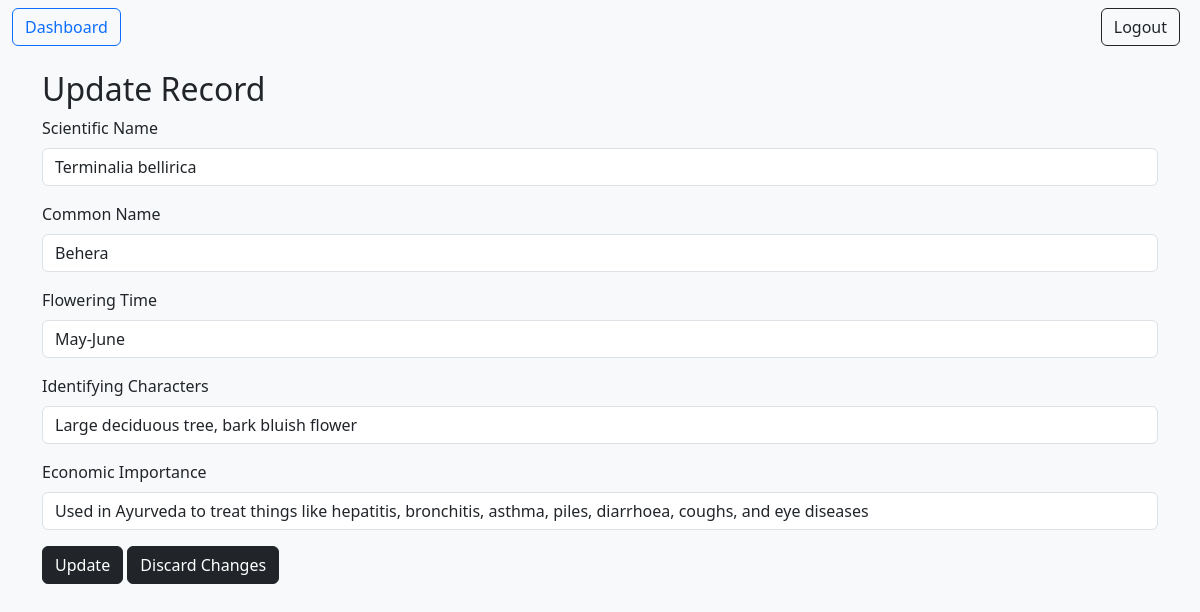
Page /view/update/ed0e7097-b772-4360-b81d-470d0fd4e443 (signed in) on the committed database.
### flask_init/app.py (models this page shows)
class Garden(db.Model):
    uid = db.Column(db.String(180), primary_key=True)
    qr_code = db.Column(db.LargeBinary)
    scientific_name = db.Column(db.String(180), nullable=False)
    common_name = db.Column(db.String(180), nullable=False)
    flowering_time = db.Column(db.String(180), nullable=False)
    identifying_characters = db.Column(db.String(1000), nullable=False)
    economic_importance = db.Column(db.String(1000), nullable=False)
    date_created = db.Column(db.DateTime, default=datetime.datetime.now(pytz.timezone('Asia/Kolkata')))

### flask_init/app.py (the view, shortened to what this page needs)
@app.route('/view/update/<string:uid>', methods=['GET', 'POST'])
def update(uid):
    record = Garden.query.filter_by(uid=uid).first()
    return render_template('update.html', record=record)

### flask_init/app.py (called while the page is built)
@login_manager.user_loader
def load_user(user_id):
    return User.query.get(int(user_id))

### flask_init/templates/update.html (shortened to what this page needs)
<!doctype html>
<html lang="en">
  <head>
    <link rel="stylesheet" href="https://cdn.jsdelivr.net/npm/@docsearch/css@3">
    <link href="https://cdn.jsdelivr.net/npm/bootstrap@5.3.2/dist/css/bootstrap.min.css" rel="stylesheet"
>
  </head>
  <body class="bg-body-tertiary">
    <div >
      <nav class="navbar bg-body-tertiary">
          <div class="container-fluid">
            <a class=" btn btn-outline-primary" role="button" href="/dashboard">Dashboard</a>
            <div class="d-flex me-2">
              <div class="nav-item">
                  <a class=" btn btn-outline-dark" role="button" href="/logout">Logout</a>
              </div>
          </div>
          </div>
        </nav>
  </div>
    <div class="container my-3">
        <h2>Update Record</h2>
        <form action="/view/update/{{record.uid}}" method="POST">
            <div class="mb-3">
                <label for="scientific_name" class="form-label">Scientific Name</label>
                <input type="text" class="form-control" value="{{record.scientific_name}}" name="scientific_name" id="scientific_name" >
            </div>
            <div class="mb-3" >
                <label for="common_name" class="form-label">Common Name</label>
                <input type="text" class="form-control" value="{{record.common_name}}" name="common_name" id="common_name">
            </div>
            <div class="mb-3">
                <label for="flowering_time" class="form-label">Flowering Time</label>
                <input type="text" class="form-control" value="{{record.flowering_time}}" name="flowering_time"
                    id="flowering_time">
            </div>
            <div class="mb-3">
              <label for="identifying_characters" class="form-label">Identifying Characters</label>
              <input type="text" class="form-control" value="{{record.identifying_characters}}" name="identifying_characters"
                  id="identifying_characters">
          </div>
          <div class="mb-3">
            <label for="economic_importance" class="form-label">Economic Importance</label>
            <input type="text" class="form-control" value="{{record.economic_importance}}" name="economic_importance"
                id="economic_importance">
        </div>
            <button type="submit" class="btn btn-dark">Update</button>
            <a role="button" href="/view" class="btn btn-dark">Discard Changes</a>
        </form>
    </div>
  </body>
</html>

### rows in the picture
Garden: scientific_name "Terminalia bellirica", common_name "Behera", flowering_time "May-June", identifying_characters "Large deciduous tree, bark bluish flower", economic_importance "Used in Ayurveda to treat things like hepatitis, bronchitis, asthma, piles, diarrhoea, coughs, and eye diseases"
